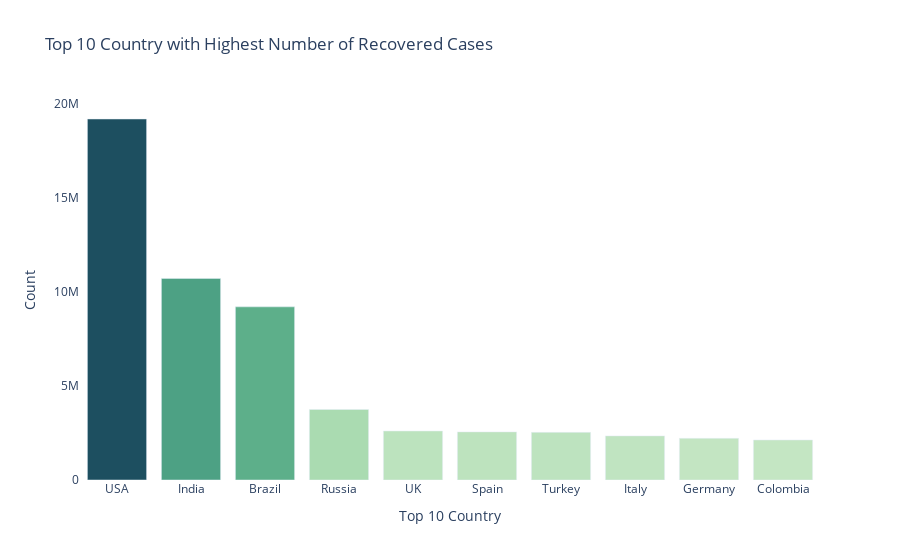

The cell this chart's notebook holds for it:
### Markdown cell above
The Serious or Critical Cases Graph are almost corresponds with The Active Cases Graph, with USA, India and Brazil as the top 3.

### Code cell
# Visualizing the COVID-19 severity (recoverd cases)

data = summary.dropna(subset=['total_recovered'])
data = data.reset_index()

vis(data, 
    'country',
    "total_recovered", 
    title="Top 10 Country with Highest Number of Recovered Cases", 
    colors="blugrn", n=10
   )

### Figure 1 — Plotly figure (JSON) as saved in the notebook; plotly's stock layout.template omitted (floating-point values rounded to 4 significant figures)
{"data": [{"hoverinfo": "skip", "hovertemplate": "<br><b>%{x}</b><br><b>Count: </b>%{y}<br><extra></extra>", "marker": {"color": [19212517, 10726702, 9215164, 3751562, 2606999, 2561102, 2534996, 2347866, 2217700, 2129491], "colorscale": [[0, "rgb(196, 230, 195)"], [0.1667, "rgb(150, 210, 164)"], [0.3333, "rgb(109, 188, 144)"], [0.5, "rgb(77, 162, 132)"], [0.6667, "rgb(54, 135, 122)"], [0.8333, "rgb(38, 107, 110)"], [1, "rgb(29, 79, 96)"]]}, "type": "bar", "x": ["USA", "India", "Brazil", "Russia", "UK", "Spain", "Turkey", "Italy", "Germany", "Colombia"], "y": [19212517, 10726702, 9215164, 3751562, 2606999, 2561102, 2534996, 2347866, 2217700, 2129491]}], "layout": {"hovermode": "x", "plot_bgcolor": "rgba(0,0,0,0)", "title": {"text": "Top 10 Country with Highest Number of Recovered Cases"}, "xaxis": {"title": {"text": "Top 10 Country"}}, "yaxis": {"title": {"text": "Count"}}}}
